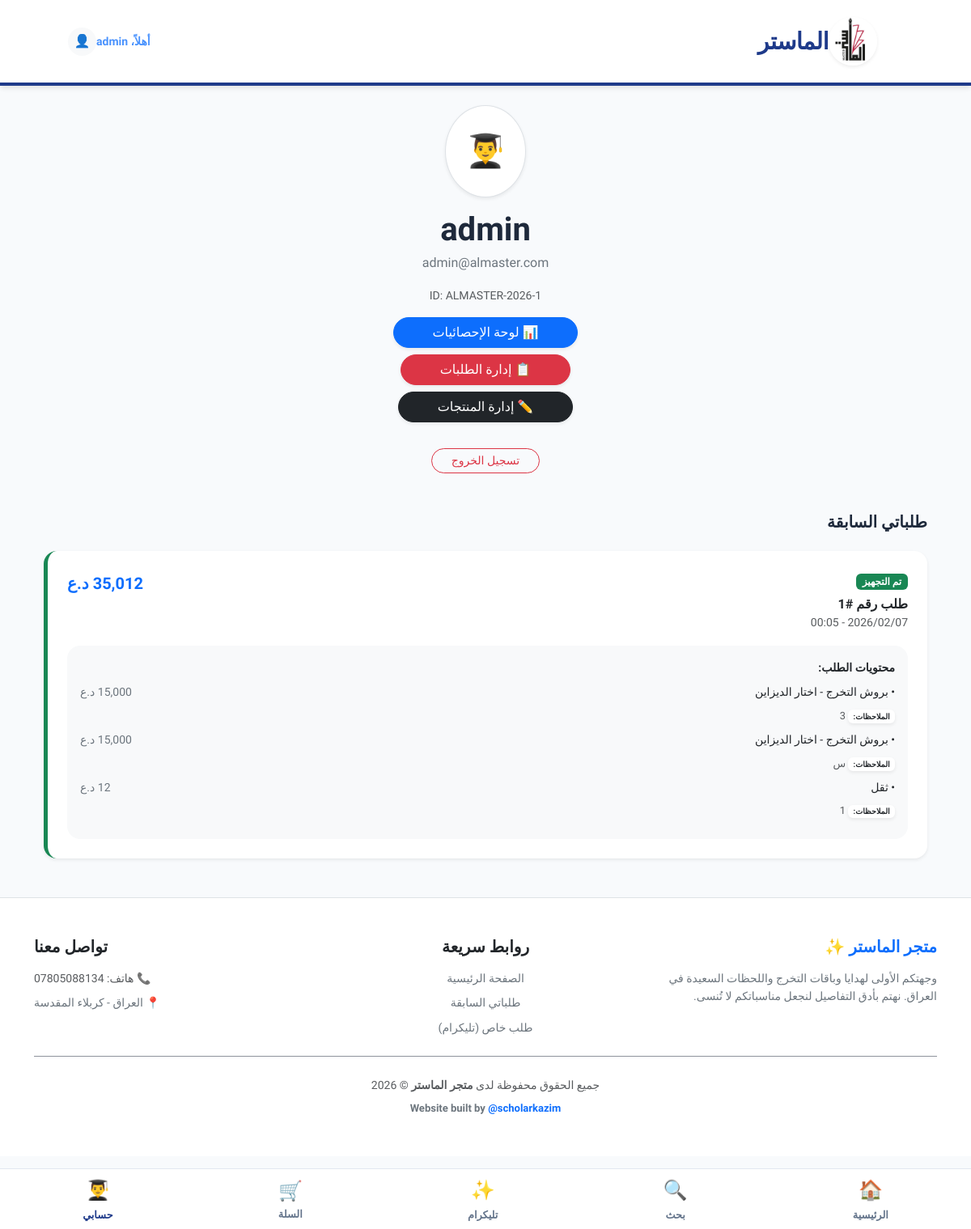
The app's page /profile (signed in) with its own data.
### models.py (models this page shows)
class User(UserMixin, db.Model):
    id = db.Column(db.Integer, primary_key=True)
    username = db.Column(db.String(80), unique=True, nullable=False) # Supports Arabic
    phone = db.Column(db.String(20), unique=True, nullable=False)
    email = db.Column(db.String(120), unique=True, nullable=True) # Optional now
    password_hash = db.Column(db.String(120), nullable=True) # Not needed for OTP login but keep for admin
    is_admin = db.Column(db.Boolean, default=False)
    created_at = db.Column(db.DateTime, default=datetime.utcnow)

class Order(db.Model):
    id = db.Column(db.Integer, primary_key=True)
    user_id = db.Column(db.Integer, db.ForeignKey('user.id'), nullable=False)
    total_price = db.Column(db.Float, nullable=False)
    status = db.Column(db.String(50), default='قيد الانتظار') # Pending, Paid, Shipped, Delivered
    full_name = db.Column(db.String(200))
    phone = db.Column(db.String(20))
    province = db.Column(db.String(100))
    address = db.Column(db.String(500))
    created_at = db.Column(db.DateTime, default=datetime.utcnow)
    user = db.relationship('User', backref='orders', lazy=True)
    items = db.relationship('OrderItem', backref='order', lazy=True)

class OrderItem(db.Model):
    id = db.Column(db.Integer, primary_key=True)
    order_id = db.Column(db.Integer, db.ForeignKey('order.id'), nullable=False)
    product_id = db.Column(db.Integer, db.ForeignKey('product.id'), nullable=False)
    quantity = db.Column(db.Integer, nullable=False)
    price = db.Column(db.Float, nullable=False)
    custom_name = db.Column(db.String(200))
    custom_year = db.Column(db.String(10))
    custom_photo_url = db.Column(db.String(500))
    product = db.relationship('Product', backref='order_items', lazy=True)

class Product(db.Model):
    id = db.Column(db.Integer, primary_key=True)
    title = db.Column(db.String(200), nullable=False)
    description = db.Column(db.Text)
    price = db.Column(db.Float, nullable=False)
    image_url = db.Column(db.String(500)) # Main image
    category = db.Column(db.String(100))
    grad_year = db.Column(db.String(10))
    can_customize_name = db.Column(db.Boolean, default=True)
    stock = db.Column(db.Integer, default=100)
    created_at = db.Column(db.DateTime, default=datetime.utcnow)
    images = db.relationship('ProductImage', backref='product', lazy=True, cascade="all, delete-orphan")

### app.py (the view)
@app.route('/profile')
@login_required
def profile():
    orders = Order.query.filter_by(user_id=current_user.id).order_by(Order.created_at.desc()).all()
    return render_template('profile.html', orders=orders)

### app.py (called while the page is built)
@login_manager.user_loader
def load_user(user_id):
    return User.query.get(int(user_id))

### templates/profile.html (shortened to what this page needs)
{% extends "base.html" %}
{% block content %}
<div class="mb-5 text-center">
    <div class="bg-white d-inline-block p-4 rounded-circle shadow-sm mb-3 border">
        <span class="fs-1">👨‍🎓</span>
    </div>
    <h1 class="display-6 fw-bold mb-1">{{ current_user.username }}</h1>
    <p class="text-secondary mb-3">{{ current_user.email }}</p>
    <p class="text-muted small">ID: ALMASTER-2026-{{ current_user.id }}</p>
    {% if current_user.is_admin %}
    <div class="d-flex flex-column gap-2 align-items-center mb-4">
        <a href="{{ url_for('admin_dashboard') }}" class="btn btn-primary rounded-pill px-5 shadow-sm">📊 لوحة
            الإحصائيات</a>
        <a href="{{ url_for('admin_orders') }}" class="btn btn-danger rounded-pill px-5 shadow-sm">📋 إدارة الطلبات</a>
        <a href="{{ url_for('admin_products') }}" class="btn btn-dark rounded-pill px-5 shadow-sm">✏️ إدارة المنتجات</a>
    </div>
    {% endif %}
    <a href="{{ url_for('logout') }}" class="btn btn-outline-danger btn-sm rounded-pill px-4 mt-2">تسجيل الخروج</a>
</div>
<div class="mb-5">
    <h5 class="fw-bold mb-4">طلباتي السابقة</h5>
    {% if orders %}
    {% for order in orders %}
    <div
        class="card border-0 shadow-sm rounded-4 mb-4 overflow-hidden border-start border-5 {% if order.status == 'قيد الانتظار' %}border-warning{% elif order.status == 'تم الشحن' %}border-primary{% else %}border-success{% endif %}">
        <div class="card-body p-4">
            <div class="d-flex justify-content-between align-items-start mb-3">
                <div>
                    <span
                        class="badge {% if order.status == 'قيد الانتظار' %}bg-warning{% elif order.status == 'تم الشحن' %}bg-primary{% else %}bg-success{% endif %} mb-2">
                        {{ order.status }}
                    </span>
                    <h6 class="fw-bold mb-0 text-dark">طلب رقم #{{ order.id }}</h6>
                    <small class="text-muted">{{ order.created_at.strftime('%Y/%m/%d - %H:%M') }}</small>
                </div>
                <div class="text-end">
                    <span class="fw-bold text-primary fs-5">{{ "{:,.0f}".format(order.total_price) }} د.ع</span>
                </div>
            </div>
            <div class="bg-light p-3 rounded-4">
                <p class="small fw-bold mb-2">محتويات الطلب:</p>
                <ul class="list-unstyled mb-0 small">
                    {% for item in order.items %}
                    <li class="mb-2 d-flex justify-content-between">
                        <span>• {{ item.product.title }}</span>
                        <span class="text-secondary">{{ "{:,.0f}".format(item.price) }} د.ع</span>
                    </li>
                    {% if item.custom_name %}
                    <li class="mb-2 ms-3 text-muted" style="font-size: 0.8rem;">
                        <span class="badge bg-white text-dark shadow-sm">الملاحظات:</span> {{ item.custom_name }}
                    </li>
                    {% endif %}
                    {% endfor %}
                </ul>
            </div>
        </div>
    </div>
    {% endfor %}
    {% else %}
    <div class="text-center py-5 bg-white rounded-5 shadow-sm border">
        <div class="fs-1 opacity-25 mb-3">📦</div>
        <p class="text-secondary">ليس لديك طلبات سابقة بعد.</p>
        <a href="{{ url_for('index') }}" class="btn btn-grad-blue rounded-pill px-4">ابدأ التسوق</a>
    </div>
    {% endif %}
</div>
{% endblock %}

### templates/base.html (shortened to what this page needs)
<!DOCTYPE html>
<html lang="ar" dir="rtl">
<head>
    <link href="https://cdn.jsdelivr.net/npm/bootstrap@5.3.0/dist/css/bootstrap.min.css" rel="stylesheet">
    <link rel="stylesheet" href="{{ url_for('static', filename='css/style.css') }}">
</head>
<body>
    <nav class="navbar sticky-top py-3">
        <div class="container px-4">
            <a class="navbar-brand brand-font d-flex align-items-center" href="{{ url_for('index') }}">
                <img src="{{ url_for('static', filename='img/logo.jpg') }}" alt="الماستر" height="60"
                    class="me-3 rounded-circle shadow-sm">
                <span>الماستر</span>
            </a>
            <div class="d-flex align-items-center">
                {% if current_user.is_authenticated %}
                <a href="{{ url_for('profile') }}" class="text-decoration-none d-flex align-items-center">
                    <span class="me-2 opacity-75 small fw-bold">أهلاً، {{ current_user.username }}</span>
                    <div class="bg-light rounded-circle p-2 d-flex align-items-center justify-content-center"
                        style="width: 35px; height: 35px;">
                        <span class="fs-6">👤</span>
                    </div>
                </a>
                {% else %}
                <a href="{{ url_for('login') }}" class="btn btn-grad-blue btn-sm px-4 rounded-pill">دخول</a>
                {% endif %}
            </div>
        </div>
    </nav>
    <main class="container mt-4 px-4">
        {% block content %}{% endblock %}
    </main>
    <div class="iphone-tab-bar">
        <a href="{{ url_for('index') }}" class="tab-item {% if request.endpoint == 'index' %}active{% endif %}">
            <span class="tab-icon">🏠</span>
            <span>الرئيسية</span>
        </a>
        <a href="{{ url_for('search') }}" class="tab-item {% if request.endpoint == 'search' %}active{% endif %}">
            <span class="tab-icon">🔍</span>
            <span>بحث</span>
        </a>
        {% if current_user.is_authenticated %}
        <a href="https://t.me/ALMASTER1" class="tab-item">
            <span class="tab-icon">✨</span>
            <span>تليكرام</span>
        </a>
        <a href="{{ url_for('view_cart') }}" class="tab-item {% if request.endpoint == 'view_cart' %}active{% endif %}">
            <div class="position-relative">
                <span class="tab-icon">🛒</span>
            </div>
            <span>السلة</span>
        </a>
        <a href="{{ url_for('profile') }}" class="tab-item {% if request.endpoint == 'profile' %}active{% endif %}">
            <span class="tab-icon">👨‍🎓</span>
            <span>حسابي</span>
        </a>
        {% endif %}
    </div>
    <footer class="bg-white border-top mt-5 py-5">
        <div class="container">
            <div class="row g-4">
                <div class="col-12 col-md-4 text-center text-md-end">
                    <h5 class="fw-bold text-primary mb-3">متجر الماستر ✨</h5>
                    <p class="text-secondary small">وجهتكم الأولى لهدايا وباقات التخرج واللحظات السعيدة في العراق. نهتم
                        بأدق التفاصيل لنجعل مناسباتكم لا تُنسى.</p>
                </div>
                <div class="col-12 col-md-4 text-center">
                    <h5 class="fw-bold text-dark mb-3">روابط سريعة</h5>
                    <div class="d-flex flex-column gap-2">
                        <a href="{{ url_for('index') }}" class="text-decoration-none text-secondary small">الصفحة
                            الرئيسية</a>
                        <a href="{{ url_for('profile') }}" class="text-decoration-none text-secondary small">طلباتي
                            السابقة</a>
                        <a href="https://t.me/ALMASTER1" class="text-decoration-none text-secondary small">طلب خاص
                            (تليكرام)</a>
                    </div>
                </div>
                <div class="col-12 col-md-4 text-center text-md-start">
                    <h5 class="fw-bold text-dark mb-3">تواصل معنا</h5>
                    <p class="small text-muted mb-2">📞 هاتف: 07805088134</p>
                    <p class="text-secondary small">📍 العراق - كربلاء المقدسة</p>
                </div>
            </div>
            <hr class="my-4 opacity-50">
            <div class="text-center">
                <p class="text-muted small mb-0">جميع الحقوق محفوظة لدى <strong>متجر الماستر</strong> © 2026</p>
                <div class="mt-2 fw-bold" style="font-size: 13px;">
                    <span class="text-secondary">Website built by</span>
                    <a href="https://www.instagram.com/scholarkazim" target="_blank"
                        class="text-primary text-decoration-none hover-link">@scholarkazim</a>
                </div>
            </div>
        </div>
    </footer>
</body>
</html>

### static/css/style.css (style rules this page uses)
:root { --bg-color: #f8fafc; --text-color: #1e293b; --primary-color: #1e3a8a; --accent-color: #d4af37; --secondary-blue: #3b82f6; --font-main: 'Tajawal', sans-serif; --transition: all 0.3s cubic-bezier(0.4, 0, 0.2, 1); --card-bg: #ffffff; --safe-area-inset-bottom: env(safe-area-inset-bottom); }
* { box-sizing: border-box; margin: 0; padding: 0; font-family: var(--font-main) !important; }
body { background-color: var(--bg-color); color: var(--text-color); line-height: 1.6; overflow-x: hidden; direction: rtl; text-align: right; padding-bottom: calc(90px + var(--safe-area-inset-bottom)); -webkit-text-size-adjust: 100%; -webkit-tap-highlight-color: transparent; }
.navbar { background: white !important; border-bottom: 4px solid var(--primary-color); box-shadow: 0 4px 6px -1px rgb(0 0 0 / 0.1); padding: 1rem 5% !important; }
.brand-font { color: var(--primary-color) !important; font-weight: 900; font-size: 1.8rem !important; letter-spacing: -0.5px; }
.iphone-tab-bar { position: fixed; bottom: 0; right: 0; left: 0; height: calc(75px + var(--safe-area-inset-bottom)); background: rgba(255, 255, 255, 0.95); backdrop-filter: blur(10px); display: flex; justify-content: space-around; align-items: center; padding-bottom: var(--safe-area-inset-bottom); border-top: 1px solid #e2e8f0; z-index: 1000; }
.tab-item { color: #64748b; text-decoration: none; display: flex; flex-direction: column; align-items: center; font-size: 0.8rem; font-weight: 600; transition: var(--transition); }
.tab-item.active { color: var(--primary-color); }
.tab-icon { font-size: 1.5rem; margin-bottom: 2px; }

### records on screen
User: username "admin", email "admin@almaster.com", id "1"
Order: status "تم التجهيز", id "1", created_at "2026/02/07 - 00:05", total_price "35,012"
OrderItem: product "بروش التخرج - اختار الديزاين", custom_name "3"
OrderItem: product "بروش التخرج - اختار الديزاين", custom_name "س"
OrderItem: product "ثقل", custom_name "1"
